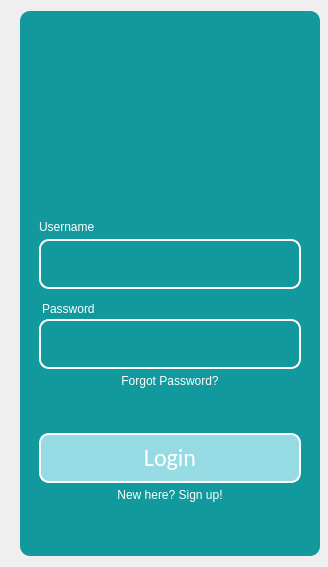
      <widget class="QWidget" name="Login">
       <layout class="QFormLayout" name="formLayout">
        <property name="sizeConstraint">
         <enum>QLayout::SetDefaultConstraint</enum>
        </property>
        <property name="fieldGrowthPolicy">
         <enum>QFormLayout::FieldsStayAtSizeHint</enum>
        </property>
        <property name="labelAlignment">
         <set>Qt::AlignCenter</set>
        </property>
        <property name="formAlignment">
         <set>Qt::AlignCenter</set>
        </property>
        <item row="0" column="1">
         <widget class="QFrame" name="frame">
          <property name="minimumSize">
           <size>
            <width>300</width>
            <height>500</height>
           </size>
          </property>
          <property name="styleSheet">
           <string notr="true">background-color: #11999e;
border-radius: 10px</string>
          </property>
          <property name="frameShape">
           <enum>QFrame::StyledPanel</enum>
          </property>
          <property name="frameShadow">
           <enum>QFrame::Raised</enum>
          </property>
          <layout class="QGridLayout" name="gridLayout_3">
           <item row="0" column="0">
            <layout class="QVBoxLayout" name="verticalLayout_2" stretch="0,0,0,0,0,0,0,0,0">
             <property name="spacing">
              <number>5</number>
             </property>
             <property name="sizeConstraint">
              <enum>QLayout::SetDefaultConstraint</enum>
             </property>
             <property name="leftMargin">
              <number>10</number>
             </property>
             <property name="topMargin">
              <number>50</number>
             </property>
             <property name="rightMargin">
              <number>10</number>
             </property>
             <property name="bottomMargin">
              <number>45</number>
             </property>
             <item>
              <spacer name="verticalSpacer">
               <property name="orientation">
                <enum>Qt::Vertical</enum>
               </property>
               <property name="sizeType">
                <enum>QSizePolicy::Fixed</enum>
               </property>
               <property name="sizeHint" stdset="0">
                <size>
                 <width>20</width>
                 <height>150</height>
                </size>
               </property>
              </spacer>
             </item>
             <item>
              <widget class="QLabel" name="user_lbl">
               <property name="maximumSize">
                <size>
                 <width>1000000</width>
                 <height>20</height>
                </size>
               </property>
               <property name="styleSheet">
                <string notr="true">color: white;</string>
               </property>
               <property name="text">
                <string>Username</string>
               </property>
              </widget>
             </item>
             <item>
              <widget class="QTextEdit" name="username">
               <property name="sizePolicy">
                <sizepolicy hsizetype="Expanding" vsizetype="Fixed">
                 <horstretch>0</horstretch>
                 <verstretch>0</verstretch>
                </sizepolicy>
               </property>
               <property name="minimumSize">
                <size>
                 <width>200</width>
                 <height>50</height>
                </size>
               </property>
               <property name="maximumSize">
                <size>
                 <width>10000000</width>
                 <height>50</height>
                </size>
               </property>
               <property name="styleSheet">
                <string notr="true">border: 2px solid #fff;
color: #fff; margin:0;</string>
               </property>
               <property name="tabChangesFocus">
                <bool>true</bool>
               </property>
              </widget>
             </item>
             <item>
              <widget class="QLabel" name="pass_lbl">
               <property name="minimumSize">
                <size>
                 <width>10</width>
                 <height>10</height>
                </size>
               </property>
               <property name="maximumSize">
                <size>
                 <width>1000000</width>
                 <height>20</height>
                </size>
               </property>
               <property name="styleSheet">
                <string notr="true">margin-top: 10px; margin-bottom:0; color: white; padding: 0px;</string>
               </property>
               <property name="text">
                <string>Password</string>
               </property>
              </widget>
             </item>
             <item>
              <widget class="QTextEdit" name="password">
               <property name="enabled">
                <bool>true</bool>
               </property>
               <property name="sizePolicy">
                <sizepolicy hsizetype="Expanding" vsizetype="Fixed">
                 <horstretch>0</horstretch>
                 <verstretch>0</verstretch>
                </sizepolicy>
               </property>
               <property name="minimumSize">
                <size>
                 <width>200</width>
                 <height>50</height>
                </size>
               </property>
               <property name="maximumSize">
                <size>
                 <width>100000</width>
                 <height>50</height>
                </size>
               </property>
               <property name="styleSheet">
                <string notr="true">border: 2px solid #fff;
color: #fff; margin:0;</string>
               </property>
               <property name="inputMethodHints">
                <set>Qt::ImhNone</set>
               </property>
               <property name="tabChangesFocus">
                <bool>true</bool>
               </property>
              </widget>
             </item>
             <item>
              <widget class="QPushButton" name="passwd_forgot_btn">
               <property name="styleSheet">
                <string notr="true">QPushButton
{
	color: white;
}
QPushButton:hover
{
	color: blue;
}</string>
               </property>
               <property name="text">
                <string>Forgot Password?</string>
               </property>
              </widget>
             </item>
             <item>
              <spacer name="verticalSpacer_4">
               <property name="orientation">
                <enum>Qt::Vertical</enum>
               </property>
               <property name="sizeHint" stdset="0">
                <size>
                 <width>20</width>
                 <height>40</height>
                </size>
               </property>
              </spacer>
             </item>
             <item>
              <widget class="QPushButton" name="login_btn">
               <property name="sizePolicy">
                <sizepolicy hsizetype="Expanding" vsizetype="Fixed">
                 <horstretch>0</horstretch>
                 <verstretch>0</verstretch>
                </sizepolicy>
               </property>
               <property name="minimumSize">
                <size>
                 <width>200</width>
                 <height>50</height>
                </size>
               </property>
               <property name="font">
                <font>
                 <family>Calibri</family>
                 <pointsize>18</pointsize>
                 <weight>50</weight>
                 <italic>false</italic>
                 <bold>false</bold>
                 <underline>false</underline>
                 <kerning>true</kerning>
                </font>
               </property>
               <property name="styleSheet">
                <string notr="true">QPushButton#login_btn
{
	border: 2px solid #fff;
	background-color: #96dae4;
	color: #fff;
}

QPushButton:hover#login_btn
{
	background-color: #FFF;
	color: black;
}</string>
               </property>
               <property name="text">
                <string>Login</string>
               </property>
              </widget>
             </item>
             <item alignment="Qt::AlignHCenter">
              <widget class="QPushButton" name="signup_btn">
               <property name="maximumSize">
                <size>
                 <width>120</width>
                 <height>16777215</height>
                </size>
               </property>
               <property name="styleSheet">
                <string notr="true">QPushButton
{
	color: white;
}
QPushButton:hover
{
	color: blue;
}</string>
               </property>
               <property name="text">
                <string>New here? Sign up!</string>
               </property>
              </widget>
             </item>
            </layout>
           </item>
          </layout>
         </widget>
        </item>
       </layout>
      </widget>
